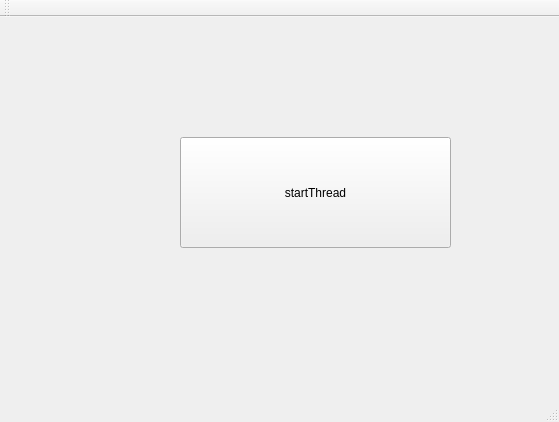
<?xml version="1.0" encoding="UTF-8"?>
<ui version="4.0">
 <class>MainWindow</class>
 <widget class="QMainWindow" name="MainWindow">
  <property name="geometry">
   <rect>
    <x>0</x>
    <y>0</y>
    <width>559</width>
    <height>422</height>
   </rect>
  </property>
  <property name="windowTitle">
   <string>MainWindow</string>
  </property>
  <widget class="QWidget" name="centralWidget">
   <widget class="QPushButton" name="pushButton">
    <property name="geometry">
     <rect>
      <x>180</x>
      <y>120</y>
      <width>271</width>
      <height>111</height>
     </rect>
    </property>
    <property name="text">
     <string>startThread</string>
    </property>
   </widget>
  </widget>
  <widget class="QMenuBar" name="menuBar">
   <property name="geometry">
    <rect>
     <x>0</x>
     <y>0</y>
     <width>559</width>
     <height>22</height>
    </rect>
   </property>
  </widget>
  <widget class="QToolBar" name="mainToolBar">
   <attribute name="toolBarArea">
    <enum>TopToolBarArea</enum>
   </attribute>
   <attribute name="toolBarBreak">
    <bool>false</bool>
   </attribute>
  </widget>
  <widget class="QStatusBar" name="statusBar"/>
 </widget>
 <layoutdefault spacing="6" margin="11"/>
 <resources/>
 <connections/>
</ui>
